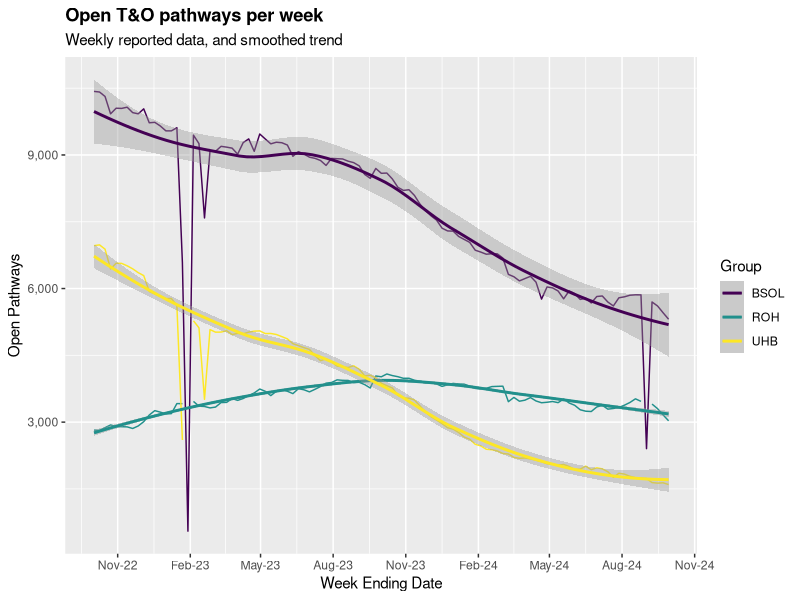
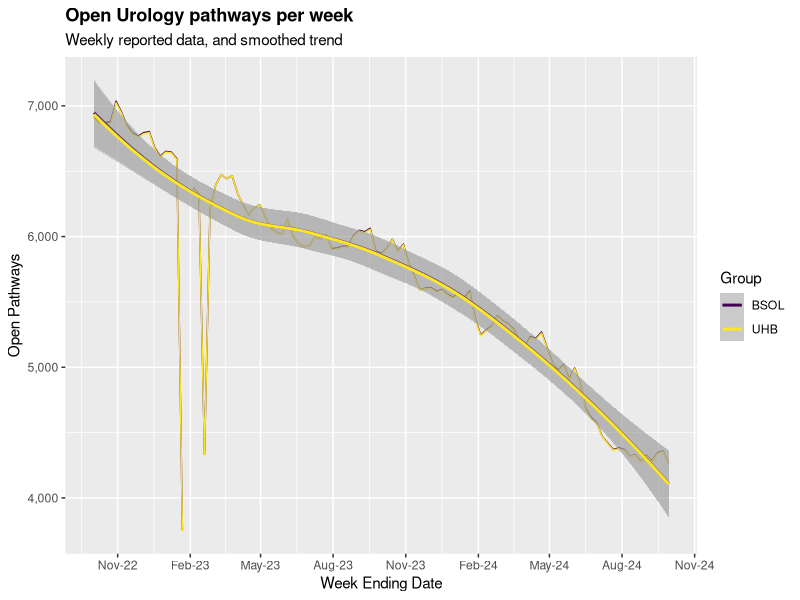
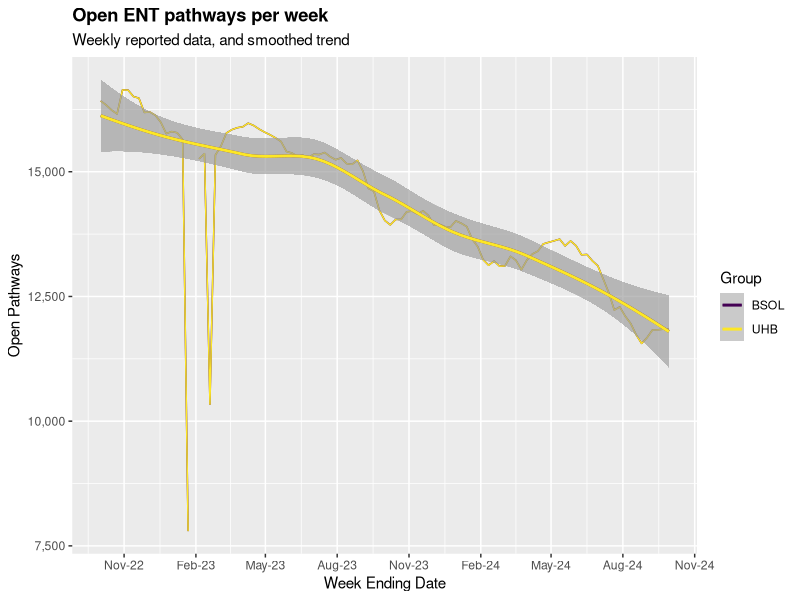
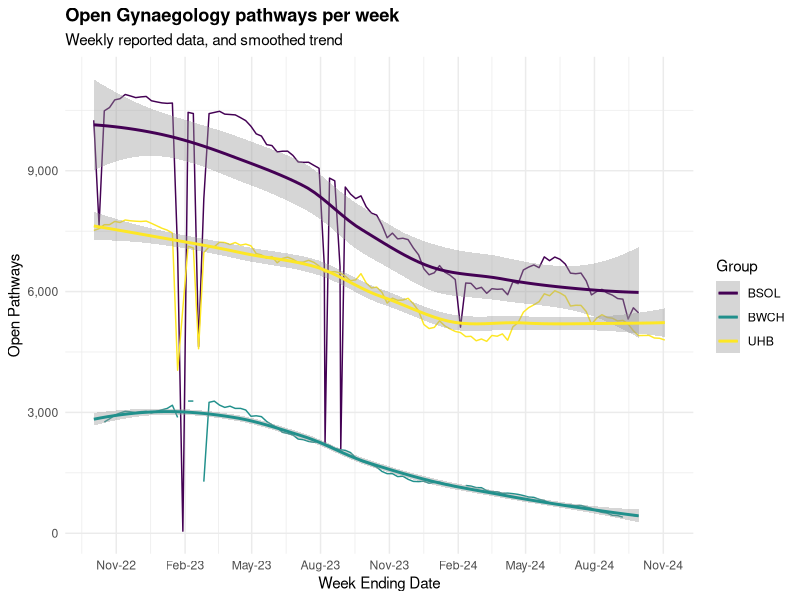

R code for these plots, in order:
library(tidyverse)
library(scales)
#WL plot
#Tno
current_WL <-
  tibble::tribble(
    ~Week_Ending_Date,  ~BSOL,  ~UHB,  ~ROH,
         "02/10/2022", 10428L, 6963L, 2820L,
         "09/10/2022", 10414L, 6981L, 2813L,
         "16/10/2022", 10314L, 6884L, 2875L,
         "23/10/2022",  9924L, 6440L, 2936L,
         "30/10/2022", 10050L, 6568L, 2902L,
         "06/11/2022", 10046L, 6565L, 2897L,
         "13/11/2022", 10073L, 6511L, 2893L,
         "20/11/2022",  9951L, 6443L, 2857L,
         "27/11/2022",  9924L, 6357L, 2913L,
         "04/12/2022", 10036L, 6291L, 3010L,
         "11/12/2022",  9723L, 5935L, 3159L,
         "18/12/2022",  9733L, 5878L, 3258L,
         "25/12/2022",  9651L, 5828L, 3224L,
         "01/01/2023",  9542L, 5774L, 3185L,
         "08/01/2023",  9541L, 5776L, 3190L,
         "15/01/2023",  9612L, 5619L, 3416L,
         "22/01/2023",  6583L, 2598L, 3414L,
         "29/01/2023",   551L,    NA,    NA,
         "05/02/2023",  9445L, 5276L, 3465L,
         "12/02/2023",  9255L, 5117L, 3358L,
         "19/02/2023",  7586L, 3512L, 3351L,
         "26/02/2023",  9099L, 5078L, 3319L,
         "05/03/2023",  9082L, 5020L, 3338L,
         "12/03/2023",  9194L, 5022L, 3439L,
         "19/03/2023",  9176L, 5052L, 3443L,
         "26/03/2023",  9153L, 4967L, 3529L,
         "02/04/2023",  9018L, 4993L, 3488L,
         "09/04/2023",  9277L, 4983L, 3530L,
         "16/04/2023",  9361L, 5021L, 3595L,
         "23/04/2023",  9082L, 5043L, 3655L,
         "30/04/2023",  9471L, 5049L, 3743L,
         "07/05/2023",  9359L, 4989L, 3692L,
         "14/05/2023",  9250L, 4991L, 3595L,
         "21/05/2023",  9286L, 4968L, 3692L,
         "28/05/2023",  9275L, 4920L, 3726L,
         "04/06/2023",  9223L, 4870L, 3693L,
         "11/06/2023",  8970L, 4761L, 3640L,
         "18/06/2023",  9075L, 4718L, 3751L,
         "25/06/2023",  9020L, 4672L, 3726L,
         "02/07/2023",  8950L, 4633L, 3679L,
         "09/07/2023",  8924L, 4492L, 3737L,
         "16/07/2023",  8876L, 4380L, 3799L,
         "23/07/2023",  8765L, 4421L, 3875L,
         "30/07/2023",  8923L, 4349L, 3890L,
         "06/08/2023",  8916L, 4259L, 3949L,
         "13/08/2023",  8910L, 4240L, 3938L,
         "20/08/2023",  8860L, 4227L, 3936L,
         "27/08/2023",  8828L, 4265L, 3889L,
         "03/09/2023",  8755L, 4189L, 3894L,
         "10/09/2023",  8562L, 4037L, 3842L,
         "17/09/2023",  8475L, 4052L, 3766L,
         "24/09/2023",  8697L, 3993L, 4036L,
         "01/10/2023",  8588L, 3874L, 4018L,
         "08/10/2023",  8594L, 3817L, 4081L,
         "15/10/2023",  8461L, 3767L, 4045L,
         "22/10/2023",  8274L, 3602L, 4020L,
         "29/10/2023",  8204L, 3543L, 3984L,
         "05/11/2023",  8219L, 3536L, 3985L,
         "12/11/2023",  8091L, 3497L, 3940L,
         "19/11/2023",  7896L, 3363L, 3920L,
         "26/11/2023",  7751L, 3227L, 3881L,
         "03/12/2023",  7633L, 3121L, 3887L,
         "10/12/2023",  7537L, 3046L, 3858L,
         "17/12/2023",  7355L, 2965L, 3802L,
         "24/12/2023",  7294L, 2874L, 3839L,
         "31/12/2023",  7289L, 2843L, 3869L,
         "07/01/2024",  7170L, 2766L, 3856L,
         "14/01/2024",  7103L, 2664L, 3852L,
         "21/01/2024",  7037L, 2616L, 3807L,
         "28/01/2024",  6861L, 2502L, 3757L,
         "04/02/2024",  6819L, 2466L, 3748L,
         "11/02/2024",  6771L, 2390L, 3759L,
         "18/02/2024",  6782L, 2380L, 3798L,
         "25/02/2024",  6779L, 2352L, 3803L,
         "03/03/2024",  6684L, 2295L, 3807L,
         "10/03/2024",  6318L, 2284L, 3459L,
         "17/03/2024",  6265L, 2208L, 3555L,
         "24/03/2024",  6172L, 2187L, 3469L,
         "31/03/2024",  6224L, 2195L, 3493L,
         "07/04/2024",  6275L, 2174L, 3551L,
         "14/04/2024",  6144L, 2145L, 3475L,
         "21/04/2024",  5763L, 2110L, 3435L,
         "28/04/2024",  6036L, 2065L, 3446L,
         "05/05/2024",  6014L, 2058L, 3463L,
         "12/05/2024",  5945L, 2031L, 3437L,
         "19/05/2024",  5769L, 2049L, 3519L,
         "26/05/2024",  5947L, 2003L, 3429L,
         "02/06/2024",  5886L, 1933L, 3378L,
         "09/06/2024",  5755L, 1943L, 3277L,
         "16/06/2024",  5784L, 2011L, 3245L,
         "23/06/2024",  5676L, 1930L, 3238L,
         "30/06/2024",  5821L, 1974L, 3340L,
         "07/07/2024",  5833L, 1950L, 3378L,
         "14/07/2024",  5697L, 1885L, 3291L,
         "21/07/2024",  5609L, 1760L, 3306L,
         "28/07/2024",  5792L, 1851L, 3328L,
         "04/08/2024",  5814L, 1832L, 3380L,
         "11/08/2024",  5850L, 1783L, 3441L,
         "18/08/2024",  5859L, 1750L, 3523L,
         "25/08/2024",  5858L, 1743L, 3466L,
         "01/09/2024",  2404L, 1733L,    NA,
         "08/09/2024",  5698L, 1642L, 3405L,
         "15/09/2024",  5608L, 1629L, 3302L,
         "22/09/2024",  5456L, 1637L, 3162L,
         "29/09/2024",  5310L, 1597L, 3029L
    )

current_WL$Week_Ending_Date = as.Date(current_WL$Week_Ending_Date, "%d/%m/%Y")

current_WL %>% 
  pivot_longer(cols = -Week_Ending_Date) %>% 
  ggplot(aes(x=Week_Ending_Date, y = value, col = name, group = name)) +
  geom_line()+
  geom_smooth()+
  scale_colour_viridis_d("Group")+
  scale_y_continuous("Open Pathways",labels = comma)+
  scale_x_date("Week Ending Date", date_labels = "%b-%y", date_breaks = "3 month")+
  labs(title = "Open T&O pathways per week",
       subtitle = "Weekly reported data, and smoothed trend") +
  theme(plot.title = element_text(face="bold"))



#WL plot
#Urology
current_WL_urology <-
  tibble::tribble(
     ~Week_Ending_Date, ~Pathways_Quantity,   ~Org,
          "02/10/2022",              6919L, "BSOL",
          "09/10/2022",              6879L, "BSOL",
          "16/10/2022",              6870L, "BSOL",
          "23/10/2022",              6881L, "BSOL",
          "30/10/2022",              7036L, "BSOL",
          "06/11/2022",              6949L, "BSOL",
          "13/11/2022",              6847L, "BSOL",
          "20/11/2022",              6793L, "BSOL",
          "27/11/2022",              6769L, "BSOL",
          "04/12/2022",              6795L, "BSOL",
          "11/12/2022",              6803L, "BSOL",
          "18/12/2022",              6679L, "BSOL",
          "25/12/2022",              6615L, "BSOL",
          "01/01/2023",              6652L, "BSOL",
          "08/01/2023",              6646L, "BSOL",
          "15/01/2023",              6595L, "BSOL",
          "22/01/2023",              3752L, "BSOL",
          "29/01/2023",                 NA, "BSOL", # censored for <10
          "05/02/2023",              6372L, "BSOL",
          "12/02/2023",              6320L, "BSOL",
          "19/02/2023",              4333L, "BSOL",
          "26/02/2023",              6210L, "BSOL",
          "05/03/2023",              6391L, "BSOL",
          "12/03/2023",              6474L, "BSOL",
          "19/03/2023",              6443L, "BSOL",
          "26/03/2023",              6464L, "BSOL",
          "02/04/2023",              6329L, "BSOL",
          "09/04/2023",              6241L, "BSOL",
          "16/04/2023",              6166L, "BSOL",
          "23/04/2023",              6220L, "BSOL",
          "30/04/2023",              6243L, "BSOL",
          "07/05/2023",              6148L, "BSOL",
          "14/05/2023",              6068L, "BSOL",
          "21/05/2023",              6033L, "BSOL",
          "28/05/2023",              6018L, "BSOL",
          "04/06/2023",              6133L, "BSOL",
          "11/06/2023",              6006L, "BSOL",
          "18/06/2023",              5948L, "BSOL",
          "25/06/2023",              5921L, "BSOL",
          "02/07/2023",              5932L, "BSOL",
          "09/07/2023",              5999L, "BSOL",
          "16/07/2023",              5982L, "BSOL",
          "23/07/2023",              6017L, "BSOL",
          "30/07/2023",              5908L, "BSOL",
          "06/08/2023",              5912L, "BSOL",
          "13/08/2023",              5926L, "BSOL",
          "20/08/2023",              5927L, "BSOL",
          "27/08/2023",              6009L, "BSOL",
          "03/09/2023",              6048L, "BSOL",
          "10/09/2023",              6037L, "BSOL",
          "17/09/2023",              6063L, "BSOL",
          "24/09/2023",              5891L, "BSOL",
          "01/10/2023",              5870L, "BSOL",
          "08/10/2023",              5910L, "BSOL",
          "15/10/2023",              5979L, "BSOL",
          "22/10/2023",              5888L, "BSOL",
          "29/10/2023",              5943L, "BSOL",
          "05/11/2023",              5791L, "BSOL",
          "12/11/2023",              5695L, "BSOL",
          "19/11/2023",              5591L, "BSOL",
          "26/11/2023",              5607L, "BSOL",
          "03/12/2023",              5610L, "BSOL",
          "10/12/2023",              5581L, "BSOL",
          "17/12/2023",              5596L, "BSOL",
          "24/12/2023",              5557L, "BSOL",
          "31/12/2023",              5537L, "BSOL",
          "07/01/2024",              5568L, "BSOL",
          "14/01/2024",              5531L, "BSOL",
          "21/01/2024",              5583L, "BSOL",
          "28/01/2024",              5375L, "BSOL",
          "04/02/2024",              5245L, "BSOL",
          "11/02/2024",              5286L, "BSOL",
          "18/02/2024",              5316L, "BSOL",
          "25/02/2024",              5395L, "BSOL",
          "03/03/2024",              5355L, "BSOL",
          "10/03/2024",              5332L, "BSOL",
          "17/03/2024",              5290L, "BSOL",
          "24/03/2024",              5202L, "BSOL",
          "31/03/2024",              5165L, "BSOL",
          "07/04/2024",              5234L, "BSOL",
          "14/04/2024",              5222L, "BSOL",
          "21/04/2024",              5270L, "BSOL",
          "28/04/2024",              5152L, "BSOL",
          "05/05/2024",              5032L, "BSOL",
          "12/05/2024",              4976L, "BSOL",
          "19/05/2024",              5022L, "BSOL",
          "26/05/2024",              4910L, "BSOL",
          "02/06/2024",              4994L, "BSOL",
          "09/06/2024",              4875L, "BSOL",
          "16/06/2024",              4684L, "BSOL",
          "23/06/2024",              4615L, "BSOL",
          "30/06/2024",              4575L, "BSOL",
          "07/07/2024",              4470L, "BSOL",
          "14/07/2024",              4419L, "BSOL",
          "21/07/2024",              4370L, "BSOL",
          "28/07/2024",              4384L, "BSOL",
          "04/08/2024",              4370L, "BSOL",
          "11/08/2024",              4322L, "BSOL",
          "18/08/2024",              4330L, "BSOL",
          "25/08/2024",              4278L, "BSOL",
          "01/09/2024",              4326L, "BSOL",
          "08/09/2024",              4282L, "BSOL",
          "15/09/2024",              4347L, "BSOL",
          "22/09/2024",              4360L, "BSOL",
          "29/09/2024",              4265L, "BSOL",
          "02/10/2022",              6903L,  "UHB",
          "09/10/2022",              6861L,  "UHB",
          "16/10/2022",              6854L,  "UHB",
          "23/10/2022",              6864L,  "UHB",
          "30/10/2022",              7024L,  "UHB",
          "06/11/2022",              6941L,  "UHB",
          "13/11/2022",              6838L,  "UHB",
          "20/11/2022",              6785L,  "UHB",
          "27/11/2022",              6761L,  "UHB",
          "04/12/2022",              6787L,  "UHB",
          "11/12/2022",              6795L,  "UHB",
          "18/12/2022",              6672L,  "UHB",
          "25/12/2022",              6608L,  "UHB",
          "01/01/2023",              6646L,  "UHB",
          "08/01/2023",              6640L,  "UHB",
          "15/01/2023",              6589L,  "UHB",
          "22/01/2023",              3746L,  "UHB",
          "29/01/2023",                 NA,  "UHB",
          "05/02/2023",              6367L,  "UHB",
          "12/02/2023",              6316L,  "UHB",
          "19/02/2023",              4332L,  "UHB",
          "26/02/2023",              6209L,  "UHB",
          "05/03/2023",              6390L,  "UHB",
          "12/03/2023",              6474L,  "UHB",
          "19/03/2023",              6443L,  "UHB",
          "26/03/2023",              6464L,  "UHB",
          "02/04/2023",              6329L,  "UHB",
          "09/04/2023",              6241L,  "UHB",
          "16/04/2023",              6166L,  "UHB",
          "23/04/2023",              6220L,  "UHB",
          "30/04/2023",              6242L,  "UHB",
          "07/05/2023",              6147L,  "UHB",
          "14/05/2023",              6068L,  "UHB",
          "21/05/2023",              6032L,  "UHB",
          "28/05/2023",              6018L,  "UHB",
          "04/06/2023",              6132L,  "UHB",
          "11/06/2023",              6006L,  "UHB",
          "18/06/2023",              5948L,  "UHB",
          "25/06/2023",              5921L,  "UHB",
          "02/07/2023",              5932L,  "UHB",
          "09/07/2023",              5999L,  "UHB",
          "16/07/2023",              5982L,  "UHB",
          "23/07/2023",              6017L,  "UHB",
          "30/07/2023",              5901L,  "UHB",
          "06/08/2023",              5905L,  "UHB",
          "13/08/2023",              5919L,  "UHB",
          "20/08/2023",              5920L,  "UHB",
          "27/08/2023",              6002L,  "UHB",
          "03/09/2023",              6041L,  "UHB",
          "10/09/2023",              6029L,  "UHB",
          "17/09/2023",              6055L,  "UHB",
          "24/09/2023",              5883L,  "UHB",
          "01/10/2023",              5863L,  "UHB",
          "08/10/2023",              5907L,  "UHB",
          "15/10/2023",              5976L,  "UHB",
          "22/10/2023",              5883L,  "UHB",
          "29/10/2023",              5938L,  "UHB",
          "05/11/2023",              5785L,  "UHB",
          "12/11/2023",              5689L,  "UHB",
          "19/11/2023",              5589L,  "UHB",
          "26/11/2023",              5602L,  "UHB",
          "03/12/2023",              5604L,  "UHB",
          "10/12/2023",              5574L,  "UHB",
          "17/12/2023",              5591L,  "UHB",
          "24/12/2023",              5551L,  "UHB",
          "31/12/2023",              5531L,  "UHB",
          "07/01/2024",              5559L,  "UHB",
          "14/01/2024",              5521L,  "UHB",
          "21/01/2024",              5575L,  "UHB",
          "28/01/2024",              5366L,  "UHB",
          "04/02/2024",              5239L,  "UHB",
          "11/02/2024",              5280L,  "UHB",
          "18/02/2024",              5311L,  "UHB",
          "25/02/2024",              5390L,  "UHB",
          "03/03/2024",              5351L,  "UHB",
          "10/03/2024",              5328L,  "UHB",
          "17/03/2024",              5284L,  "UHB",
          "24/03/2024",              5195L,  "UHB",
          "31/03/2024",              5158L,  "UHB",
          "07/04/2024",              5227L,  "UHB",
          "14/04/2024",              5214L,  "UHB",
          "21/04/2024",              5261L,  "UHB",
          "28/04/2024",              5146L,  "UHB",
          "05/05/2024",              5028L,  "UHB",
          "12/05/2024",              4970L,  "UHB",
          "19/05/2024",              5016L,  "UHB",
          "26/05/2024",              4906L,  "UHB",
          "02/06/2024",              4989L,  "UHB",
          "09/06/2024",              4870L,  "UHB",
          "16/06/2024",              4676L,  "UHB",
          "23/06/2024",              4607L,  "UHB",
          "30/06/2024",              4570L,  "UHB",
          "07/07/2024",              4468L,  "UHB",
          "14/07/2024",              4415L,  "UHB",
          "21/07/2024",              4365L,  "UHB",
          "28/07/2024",              4377L,  "UHB",
          "04/08/2024",              4365L,  "UHB",
          "11/08/2024",              4320L,  "UHB",
          "18/08/2024",              4327L,  "UHB",
          "25/08/2024",              4275L,  "UHB",
          "01/09/2024",              4322L,  "UHB",
          "08/09/2024",              4276L,  "UHB",
          "15/09/2024",              4342L,  "UHB",
          "22/09/2024",              4356L,  "UHB",
          "29/09/2024",              4263L,  "UHB"
     )



current_WL_urology$Week_Ending_Date = as.Date(current_WL_urology$Week_Ending_Date, "%d/%m/%Y")

current_WL_urology %>% 
  #pivot_longer(cols = -Week_Ending_Date) %>% 
  ggplot(aes(x=Week_Ending_Date, y = Pathways_Quantity, col = Org, group = Org)) +
  geom_line()+
  geom_smooth()+
  scale_colour_viridis_d("Group")+
  scale_y_continuous("Open Pathways",labels = comma)+
  scale_x_date("Week Ending Date", date_labels = "%b-%y", date_breaks = "3 month")+
  labs(title = "Open Urology pathways per week",
       subtitle = "Weekly reported data, and smoothed trend") +
  theme(plot.title = element_text(face="bold"))




#WL plot
#ENT
current_WL_ENT <-
  tibble::tribble(
    ~Week_Ending_Date, ~Pathways_Quantity,   ~Org,
         "02/10/2022",             16420L, "BSOL",
         "09/10/2022",             16338L, "BSOL",
         "16/10/2022",             16236L, "BSOL",
         "23/10/2022",             16159L, "BSOL",
         "30/10/2022",             16643L, "BSOL",
         "06/11/2022",             16639L, "BSOL",
         "13/11/2022",             16508L, "BSOL",
         "20/11/2022",             16476L, "BSOL",
         "27/11/2022",             16189L, "BSOL",
         "04/12/2022",             16198L, "BSOL",
         "11/12/2022",             16133L, "BSOL",
         "18/12/2022",             15992L, "BSOL",
         "25/12/2022",             15766L, "BSOL",
         "01/01/2023",             15806L, "BSOL",
         "08/01/2023",             15782L, "BSOL",
         "15/01/2023",             15644L, "BSOL",
         "22/01/2023",              7795L, "BSOL",
         "29/01/2023",                 NA, "BSOL",
         "05/02/2023",             15259L, "BSOL",
         "12/02/2023",             15363L, "BSOL",
         "19/02/2023",             10340L, "BSOL",
         "26/02/2023",             15337L, "BSOL",
         "05/03/2023",             15511L, "BSOL",
         "12/03/2023",             15775L, "BSOL",
         "19/03/2023",             15843L, "BSOL",
         "26/03/2023",             15883L, "BSOL",
         "02/04/2023",             15901L, "BSOL",
         "09/04/2023",             15974L, "BSOL",
         "16/04/2023",             15927L, "BSOL",
         "23/04/2023",             15855L, "BSOL",
         "30/04/2023",             15794L, "BSOL",
         "07/05/2023",             15741L, "BSOL",
         "14/05/2023",             15678L, "BSOL",
         "21/05/2023",             15607L, "BSOL",
         "28/05/2023",             15407L, "BSOL",
         "04/06/2023",             15375L, "BSOL",
         "11/06/2023",             15310L, "BSOL",
         "18/06/2023",             15333L, "BSOL",
         "25/06/2023",             15283L, "BSOL",
         "02/07/2023",             15352L, "BSOL",
         "09/07/2023",             15345L, "BSOL",
         "16/07/2023",             15386L, "BSOL",
         "23/07/2023",             15302L, "BSOL",
         "30/07/2023",             15241L, "BSOL",
         "06/08/2023",             15278L, "BSOL",
         "13/08/2023",             15163L, "BSOL",
         "20/08/2023",             15149L, "BSOL",
         "27/08/2023",             15228L, "BSOL",
         "03/09/2023",             15014L, "BSOL",
         "10/09/2023",             14666L, "BSOL",
         "17/09/2023",             14610L, "BSOL",
         "24/09/2023",             14229L, "BSOL",
         "01/10/2023",             14023L, "BSOL",
         "08/10/2023",             13935L, "BSOL",
         "15/10/2023",             14044L, "BSOL",
         "22/10/2023",             14046L, "BSOL",
         "29/10/2023",             14198L, "BSOL",
         "05/11/2023",             14211L, "BSOL",
         "12/11/2023",             14152L, "BSOL",
         "19/11/2023",             14217L, "BSOL",
         "26/11/2023",             14120L, "BSOL",
         "03/12/2023",             13930L, "BSOL",
         "10/12/2023",             13947L, "BSOL",
         "17/12/2023",             13900L, "BSOL",
         "24/12/2023",             13889L, "BSOL",
         "31/12/2023",             14015L, "BSOL",
         "07/01/2024",             13967L, "BSOL",
         "14/01/2024",             13900L, "BSOL",
         "21/01/2024",             13649L, "BSOL",
         "28/01/2024",             13500L, "BSOL",
         "04/02/2024",             13238L, "BSOL",
         "11/02/2024",             13126L, "BSOL",
         "18/02/2024",             13210L, "BSOL",
         "25/02/2024",             13108L, "BSOL",
         "03/03/2024",             13112L, "BSOL",
         "10/03/2024",             13304L, "BSOL",
         "17/03/2024",             13225L, "BSOL",
         "24/03/2024",             13037L, "BSOL",
         "31/03/2024",             13228L, "BSOL",
         "07/04/2024",             13350L, "BSOL",
         "14/04/2024",             13408L, "BSOL",
         "21/04/2024",             13553L, "BSOL",
         "28/04/2024",             13586L, "BSOL",
         "05/05/2024",             13616L, "BSOL",
         "12/05/2024",             13649L, "BSOL",
         "19/05/2024",             13513L, "BSOL",
         "26/05/2024",             13613L, "BSOL",
         "02/06/2024",             13518L, "BSOL",
         "09/06/2024",             13335L, "BSOL",
         "16/06/2024",             13343L, "BSOL",
         "23/06/2024",             13213L, "BSOL",
         "30/06/2024",             13113L, "BSOL",
         "07/07/2024",             12844L, "BSOL",
         "14/07/2024",             12573L, "BSOL",
         "21/07/2024",             12229L, "BSOL",
         "28/07/2024",             12291L, "BSOL",
         "04/08/2024",             12105L, "BSOL",
         "11/08/2024",             11958L, "BSOL",
         "18/08/2024",             11734L, "BSOL",
         "25/08/2024",             11559L, "BSOL",
         "01/09/2024",             11675L, "BSOL",
         "08/09/2024",             11831L, "BSOL",
         "15/09/2024",             11833L, "BSOL",
         "22/09/2024",             11845L, "BSOL",
         "29/09/2024",             11846L, "BSOL",
         "02/10/2022",             16419L,  "UHB",
         "09/10/2022",             16337L,  "UHB",
         "16/10/2022",             16236L,  "UHB",
         "23/10/2022",             16159L,  "UHB",
         "30/10/2022",             16641L,  "UHB",
         "06/11/2022",             16637L,  "UHB",
         "13/11/2022",             16506L,  "UHB",
         "20/11/2022",             16475L,  "UHB",
         "27/11/2022",             16189L,  "UHB",
         "04/12/2022",             16198L,  "UHB",
         "11/12/2022",             16133L,  "UHB",
         "18/12/2022",             15992L,  "UHB",
         "25/12/2022",             15766L,  "UHB",
         "01/01/2023",             15806L,  "UHB",
         "08/01/2023",             15782L,  "UHB",
         "15/01/2023",             15643L,  "UHB",
         "22/01/2023",              7795L,  "UHB",
         "29/01/2023",                 NA,  "UHB",
         "05/02/2023",             15259L,  "UHB",
         "12/02/2023",             15363L,  "UHB",
         "19/02/2023",             10340L,  "UHB",
         "26/02/2023",             15337L,  "UHB",
         "05/03/2023",             15511L,  "UHB",
         "12/03/2023",             15775L,  "UHB",
         "19/03/2023",             15843L,  "UHB",
         "26/03/2023",             15883L,  "UHB",
         "02/04/2023",             15901L,  "UHB",
         "09/04/2023",             15974L,  "UHB",
         "16/04/2023",             15927L,  "UHB",
         "23/04/2023",             15855L,  "UHB",
         "30/04/2023",             15794L,  "UHB",
         "07/05/2023",             15741L,  "UHB",
         "14/05/2023",             15678L,  "UHB",
         "21/05/2023",             15607L,  "UHB",
         "28/05/2023",             15405L,  "UHB",
         "04/06/2023",             15375L,  "UHB",
         "11/06/2023",             15309L,  "UHB",
         "18/06/2023",             15332L,  "UHB",
         "25/06/2023",             15282L,  "UHB",
         "02/07/2023",             15351L,  "UHB",
         "09/07/2023",             15344L,  "UHB",
         "16/07/2023",             15385L,  "UHB",
         "23/07/2023",             15301L,  "UHB",
         "30/07/2023",             15240L,  "UHB",
         "06/08/2023",             15277L,  "UHB",
         "13/08/2023",             15162L,  "UHB",
         "20/08/2023",             15148L,  "UHB",
         "27/08/2023",             15227L,  "UHB",
         "03/09/2023",             15013L,  "UHB",
         "10/09/2023",             14665L,  "UHB",
         "17/09/2023",             14608L,  "UHB",
         "24/09/2023",             14228L,  "UHB",
         "01/10/2023",             14022L,  "UHB",
         "08/10/2023",             13934L,  "UHB",
         "15/10/2023",             14043L,  "UHB",
         "22/10/2023",             14045L,  "UHB",
         "29/10/2023",             14196L,  "UHB",
         "05/11/2023",             14210L,  "UHB",
         "12/11/2023",             14151L,  "UHB",
         "19/11/2023",             14216L,  "UHB",
         "26/11/2023",             14118L,  "UHB",
         "03/12/2023",             13928L,  "UHB",
         "10/12/2023",             13946L,  "UHB",
         "17/12/2023",             13899L,  "UHB",
         "24/12/2023",             13888L,  "UHB",
         "31/12/2023",             14014L,  "UHB",
         "07/01/2024",             13966L,  "UHB",
         "14/01/2024",             13899L,  "UHB",
         "21/01/2024",             13648L,  "UHB",
         "28/01/2024",             13498L,  "UHB",
         "04/02/2024",             13235L,  "UHB",
         "11/02/2024",             13123L,  "UHB",
         "18/02/2024",             13208L,  "UHB",
         "25/02/2024",             13106L,  "UHB",
         "03/03/2024",             13112L,  "UHB",
         "10/03/2024",             13304L,  "UHB",
         "17/03/2024",             13222L,  "UHB",
         "24/03/2024",             13035L,  "UHB",
         "31/03/2024",             13228L,  "UHB",
         "07/04/2024",             13350L,  "UHB",
         "14/04/2024",             13408L,  "UHB",
         "21/04/2024",             13553L,  "UHB",
         "28/04/2024",             13586L,  "UHB",
         "05/05/2024",             13616L,  "UHB",
         "12/05/2024",             13649L,  "UHB",
         "19/05/2024",             13513L,  "UHB",
         "26/05/2024",             13613L,  "UHB",
         "02/06/2024",             13518L,  "UHB",
         "09/06/2024",             13334L,  "UHB",
         "16/06/2024",             13341L,  "UHB",
         "23/06/2024",             13211L,  "UHB",
         "30/06/2024",             13111L,  "UHB",
         "07/07/2024",             12842L,  "UHB",
         "14/07/2024",             12569L,  "UHB",
         "21/07/2024",             12226L,  "UHB",
         "28/07/2024",             12288L,  "UHB",
         "04/08/2024",             12102L,  "UHB",
         "11/08/2024",             11956L,  "UHB",
         "18/08/2024",             11732L,  "UHB",
         "25/08/2024",             11557L,  "UHB",
         "01/09/2024",             11673L,  "UHB",
         "08/09/2024",             11828L,  "UHB",
         "15/09/2024",             11830L,  "UHB",
         "22/09/2024",             11843L,  "UHB",
         "29/09/2024",             11843L,  "UHB"
    )




current_WL_ENT$Week_Ending_Date = as.Date(current_WL_ENT$Week_Ending_Date, "%d/%m/%Y")

current_WL_ENT %>% 
  #pivot_longer(cols = -Week_Ending_Date) %>% 
  ggplot(aes(x=Week_Ending_Date, y = Pathways_Quantity, col = Org, group = Org)) +
  geom_line()+
  geom_smooth()+
  scale_colour_viridis_d("Group")+
  scale_y_continuous("Open Pathways",labels = comma)+
  scale_x_date("Week Ending Date", date_labels = "%b-%y", date_breaks = "3 month")+
  labs(title = "Open ENT pathways per week",
       subtitle = "Weekly reported data, and smoothed trend") +
  theme(plot.title = element_text(face="bold"))





#WL plot
#Gynae
current_WL_gynae <-
  tibble::tribble(
    ~Week_Ending_Date, ~Pathways_Quantity,   ~Org,
         "02/10/2022",             10253L, "BSOL",
         "09/10/2022",              7638L, "BSOL",
         "16/10/2022",             10487L, "BSOL",
         "23/10/2022",             10569L, "BSOL",
         "30/10/2022",             10759L, "BSOL",
         "06/11/2022",             10788L, "BSOL",
         "13/11/2022",             10893L, "BSOL",
         "20/11/2022",             10856L, "BSOL",
         "27/11/2022",             10815L, "BSOL",
         "04/12/2022",             10833L, "BSOL",
         "11/12/2022",             10844L, "BSOL",
         "18/12/2022",             10737L, "BSOL",
         "25/12/2022",             10709L, "BSOL",
         "01/01/2023",             10684L, "BSOL",
         "08/01/2023",             10673L, "BSOL",
         "15/01/2023",             10680L, "BSOL",
         "22/01/2023",              6970L, "BSOL",
         "29/01/2023",                52L, "BSOL",
         "05/02/2023",             10449L, "BSOL",
         "12/02/2023",             10420L, "BSOL",
         "19/02/2023",              4634L, "BSOL",
         "26/02/2023",              8304L, "BSOL",
         "05/03/2023",             10418L, "BSOL",
         "12/03/2023",             10447L, "BSOL",
         "19/03/2023",             10476L, "BSOL",
         "26/03/2023",             10405L, "BSOL",
         "02/04/2023",             10396L, "BSOL",
         "09/04/2023",             10386L, "BSOL",
         "16/04/2023",             10318L, "BSOL",
         "23/04/2023",             10243L, "BSOL",
         "30/04/2023",             10103L, "BSOL",
         "07/05/2023",              9916L, "BSOL",
         "14/05/2023",              9861L, "BSOL",
         "21/05/2023",              9648L, "BSOL",
         "28/05/2023",              9625L, "BSOL",
         "04/06/2023",              9466L, "BSOL",
         "11/06/2023",              9484L, "BSOL",
         "18/06/2023",              9486L, "BSOL",
         "25/06/2023",              9381L, "BSOL",
         "02/07/2023",              9218L, "BSOL",
         "09/07/2023",              9208L, "BSOL",
         "16/07/2023",              9210L, "BSOL",
         "23/07/2023",              9134L, "BSOL",
         "30/07/2023",              9061L, "BSOL",
         "06/08/2023",              6643L, "BSOL",
         "07/08/2023",              2214L, "BSOL",
         "13/08/2023",              8817L, "BSOL",
         "20/08/2023",              8749L, "BSOL",
         "27/08/2023",              6614L, "BSOL",
         "28/08/2023",              2070L, "BSOL",
         "03/09/2023",              8595L, "BSOL",
         "10/09/2023",              8421L, "BSOL",
         "17/09/2023",              8308L, "BSOL",
         "24/09/2023",              8376L, "BSOL",
         "01/10/2023",              8104L, "BSOL",
         "08/10/2023",              7948L, "BSOL",
         "15/10/2023",              7898L, "BSOL",
         "22/10/2023",              7652L, "BSOL",
         "29/10/2023",              7336L, "BSOL",
         "05/11/2023",              7451L, "BSOL",
         "12/11/2023",              7308L, "BSOL",
         "19/11/2023",              7324L, "BSOL",
         "26/11/2023",              7289L, "BSOL",
         "03/12/2023",              7083L, "BSOL",
         "10/12/2023",              6912L, "BSOL",
         "17/12/2023",              6565L, "BSOL",
         "24/12/2023",              6417L, "BSOL",
         "31/12/2023",              6467L, "BSOL",
         "07/01/2024",              6645L, "BSOL",
         "14/01/2024",              6483L, "BSOL",
         "21/01/2024",              6406L, "BSOL",
         "28/01/2024",              6298L, "BSOL",
         "04/02/2024",              5116L, "BSOL",
         "11/02/2024",              6212L, "BSOL",
         "18/02/2024",              6204L, "BSOL",
         "25/02/2024",              6065L, "BSOL",
         "03/03/2024",              6105L, "BSOL",
         "10/03/2024",              5957L, "BSOL",
         "17/03/2024",              6072L, "BSOL",
         "24/03/2024",              6056L, "BSOL",
         "31/03/2024",              6064L, "BSOL",
         "07/04/2024",              5922L, "BSOL",
         "14/04/2024",              6243L, "BSOL",
         "21/04/2024",              6196L, "BSOL",
         "28/04/2024",              6536L, "BSOL",
         "05/05/2024",              6607L, "BSOL",
         "12/05/2024",              6661L, "BSOL",
         "19/05/2024",              6593L, "BSOL",
         "26/05/2024",              6861L, "BSOL",
         "02/06/2024",              6767L, "BSOL",
         "09/06/2024",              6857L, "BSOL",
         "16/06/2024",              6801L, "BSOL",
         "23/06/2024",              6683L, "BSOL",
         "30/06/2024",              6457L, "BSOL",
         "07/07/2024",              6443L, "BSOL",
         "14/07/2024",              6459L, "BSOL",
         "21/07/2024",              6264L, "BSOL",
         "28/07/2024",              5917L, "BSOL",
         "04/08/2024",              6001L, "BSOL",
         "11/08/2024",              6056L, "BSOL",
         "18/08/2024",              5964L, "BSOL",
         "25/08/2024",              5911L, "BSOL",
         "01/09/2024",              5827L, "BSOL",
         "08/09/2024",              5811L, "BSOL",
         "15/09/2024",              5317L, "BSOL",
         "22/09/2024",              5597L, "BSOL",
         "29/09/2024",              5470L, "BSOL",
         "02/10/2022",              7517L,  "UHB",
         "09/10/2022",              7562L,  "UHB",
         "16/10/2022",              7660L,  "UHB",
         "23/10/2022",              7660L,  "UHB",
         "30/10/2022",              7741L,  "UHB",
         "06/11/2022",              7715L,  "UHB",
         "13/11/2022",              7777L,  "UHB",
         "20/11/2022",              7757L,  "UHB",
         "27/11/2022",              7747L,  "UHB",
         "04/12/2022",              7740L,  "UHB",
         "11/12/2022",              7750L,  "UHB",
         "18/12/2022",              7694L,  "UHB",
         "25/12/2022",              7633L,  "UHB",
         "01/01/2023",              7572L,  "UHB",
         "08/01/2023",              7526L,  "UHB",
         "15/01/2023",              7451L,  "UHB",
         "22/01/2023",              4048L,  "UHB",
         "05/02/2023",              7125L,  "UHB",
         "12/02/2023",              7084L,  "UHB",
         "19/02/2023",              4581L,  "UHB",
         "26/02/2023",              6969L,  "UHB",
         "05/03/2023",              7109L,  "UHB",
         "12/03/2023",              7110L,  "UHB",
         "19/03/2023",              7226L,  "UHB",
         "26/03/2023",              7217L,  "UHB",
         "02/04/2023",              7168L,  "UHB",
         "09/04/2023",              7218L,  "UHB",
         "16/04/2023",              7151L,  "UHB",
         "23/04/2023",              7179L,  "UHB",
         "30/04/2023",              7135L,  "UHB",
         "07/05/2023",              6943L,  "UHB",
         "14/05/2023",              6910L,  "UHB",
         "21/05/2023",              6827L,  "UHB",
         "28/05/2023",              6870L,  "UHB",
         "04/06/2023",              6715L,  "UHB",
         "11/06/2023",              6822L,  "UHB",
         "18/06/2023",              6854L,  "UHB",
         "25/06/2023",              6803L,  "UHB",
         "02/07/2023",              6725L,  "UHB",
         "09/07/2023",              6732L,  "UHB",
         "16/07/2023",              6776L,  "UHB",
         "23/07/2023",              6726L,  "UHB",
         "30/07/2023",              6633L,  "UHB",
         "06/08/2023",              6488L,  "UHB",
         "13/08/2023",              6487L,  "UHB",
         "20/08/2023",              6496L,  "UHB",
         "27/08/2023",              6463L,  "UHB",
         "03/09/2023",              6383L,  "UHB",
         "10/09/2023",              6270L,  "UHB",
         "17/09/2023",              6290L,  "UHB",
         "24/09/2023",              6444L,  "UHB",
         "01/10/2023",              6213L,  "UHB",
         "08/10/2023",              6090L,  "UHB",
         "15/10/2023",              6111L,  "UHB",
         "22/10/2023",              5983L,  "UHB",
         "29/10/2023",              5715L,  "UHB",
         "05/11/2023",              5838L,  "UHB",
         "12/11/2023",              5783L,  "UHB",
         "19/11/2023",              5790L,  "UHB",
         "26/11/2023",              5832L,  "UHB",
         "03/12/2023",              5696L,  "UHB",
         "10/12/2023",              5521L,  "UHB",
         "17/12/2023",              5183L,  "UHB",
         "24/12/2023",              5082L,  "UHB",
         "31/12/2023",              5110L,  "UHB",
         "07/01/2024",              5274L,  "UHB",
         "14/01/2024",              5148L,  "UHB",
         "21/01/2024",              5073L,  "UHB",
         "28/01/2024",              5010L,  "UHB",
         "04/02/2024",              4982L,  "UHB",
         "11/02/2024",              4882L,  "UHB",
         "18/02/2024",              4889L,  "UHB",
         "25/02/2024",              4778L,  "UHB",
         "03/03/2024",              4823L,  "UHB",
         "10/03/2024",              4764L,  "UHB",
         "17/03/2024",              4910L,  "UHB",
         "24/03/2024",              4891L,  "UHB",
         "31/03/2024",              4949L,  "UHB",
         "07/04/2024",              4792L,  "UHB",
         "14/04/2024",              5125L,  "UHB",
         "21/04/2024",              5229L,  "UHB",
         "28/04/2024",              5488L,  "UHB",
         "05/05/2024",              5600L,  "UHB",
         "12/05/2024",              5670L,  "UHB",
         "19/05/2024",              5749L,  "UHB",
         "26/05/2024",              5945L,  "UHB",
         "02/06/2024",              5896L,  "UHB",
         "09/06/2024",              6020L,  "UHB",
         "16/06/2024",              5966L,  "UHB",
         "23/06/2024",              5887L,  "UHB",
         "30/06/2024",              5641L,  "UHB",
         "07/07/2024",              5660L,  "UHB",
         "14/07/2024",              5657L,  "UHB",
         "21/07/2024",              5504L,  "UHB",
         "28/07/2024",              5190L,  "UHB",
         "04/08/2024",              5339L,  "UHB",
         "11/08/2024",              5425L,  "UHB",
         "18/08/2024",              5357L,  "UHB",
         "25/08/2024",              5339L,  "UHB",
         "01/09/2024",              5269L,  "UHB",
         "08/09/2024",              5286L,  "UHB",
         "15/09/2024",              5195L,  "UHB",
         "22/09/2024",              5028L,  "UHB",
         "29/09/2024",              4907L,  "UHB",
         "06/10/2024",              4910L,  "UHB",
         "13/10/2024",              4912L,  "UHB",
         "20/10/2024",              4848L,  "UHB",
         "27/10/2024",              4840L,  "UHB",
         "03/11/2024",              4797L,  "UHB",
         "02/10/2022",              2661L, "BWCH",
         "09/10/2022",                 NA, "BWCH",
         "16/10/2022",              2762L, "BWCH",
         "23/10/2022",              2839L, "BWCH",
         "30/10/2022",              2930L, "BWCH",
         "06/11/2022",              2985L, "BWCH",
         "13/11/2022",              3027L, "BWCH",
         "20/11/2022",              3015L, "BWCH",
         "27/11/2022",              2992L, "BWCH",
         "04/12/2022",              3020L, "BWCH",
         "11/12/2022",              3027L, "BWCH",
         "18/12/2022",              2988L, "BWCH",
         "25/12/2022",              3026L, "BWCH",
         "01/01/2023",              3064L, "BWCH",
         "08/01/2023",              3098L, "BWCH",
         "15/01/2023",              3178L, "BWCH",
         "22/01/2023",              2875L, "BWCH",
         "29/01/2023",                 NA, "BWCH",
         "05/02/2023",              3281L, "BWCH",
         "12/02/2023",              3282L, "BWCH",
         "19/02/2023",                 NA, "BWCH", # censored due to <10
         "26/02/2023",              1281L, "BWCH",
         "05/03/2023",              3250L, "BWCH",
         "12/03/2023",              3280L, "BWCH",
         "19/03/2023",              3181L, "BWCH",
         "26/03/2023",              3124L, "BWCH",
         "02/04/2023",              3155L, "BWCH",
         "09/04/2023",              3099L, "BWCH",
         "16/04/2023",              3100L, "BWCH",
         "23/04/2023",              3060L, "BWCH",
         "30/04/2023",              2904L, "BWCH",
         "07/05/2023",              2916L, "BWCH",
         "14/05/2023",              2895L, "BWCH",
         "21/05/2023",              2774L, "BWCH",
         "28/05/2023",              2693L, "BWCH",
         "04/06/2023",              2623L, "BWCH",
         "11/06/2023",              2506L, "BWCH",
         "18/06/2023",              2478L, "BWCH",
         "25/06/2023",              2440L, "BWCH",
         "02/07/2023",              2339L, "BWCH",
         "09/07/2023",              2323L, "BWCH",
         "16/07/2023",              2279L, "BWCH",
         "23/07/2023",              2258L, "BWCH",
         "30/07/2023",              2281L, "BWCH",
         "07/08/2023",              2214L, "BWCH",
         "13/08/2023",              2179L, "BWCH",
         "20/08/2023",              2106L, "BWCH",
         "28/08/2023",              2070L, "BWCH",
         "03/09/2023",              2058L, "BWCH",
         "10/09/2023",              2003L, "BWCH",
         "17/09/2023",              1872L, "BWCH",
         "24/09/2023",              1789L, "BWCH",
         "01/10/2023",              1744L, "BWCH",
         "08/10/2023",              1699L, "BWCH",
         "15/10/2023",              1642L, "BWCH",
         "22/10/2023",              1535L, "BWCH",
         "29/10/2023",              1479L, "BWCH",
         "05/11/2023",              1480L, "BWCH",
         "12/11/2023",              1407L, "BWCH",
         "19/11/2023",              1415L, "BWCH",
         "26/11/2023",              1339L, "BWCH",
         "03/12/2023",              1287L, "BWCH",
         "10/12/2023",              1282L, "BWCH",
         "17/12/2023",              1292L, "BWCH",
         "24/12/2023",              1241L, "BWCH",
         "31/12/2023",              1264L, "BWCH",
         "07/01/2024",              1271L, "BWCH",
         "14/01/2024",              1228L, "BWCH",
         "21/01/2024",              1206L, "BWCH",
         "28/01/2024",              1150L, "BWCH",
         "04/02/2024",                 NA, "BWCH",
         "11/02/2024",              1186L, "BWCH",
         "18/02/2024",              1171L, "BWCH",
         "25/02/2024",              1133L, "BWCH",
         "03/03/2024",              1131L, "BWCH",
         "10/03/2024",              1057L, "BWCH",
         "17/03/2024",              1029L, "BWCH",
         "24/03/2024",              1029L, "BWCH",
         "31/03/2024",               989L, "BWCH",
         "07/04/2024",               996L, "BWCH",
         "14/04/2024",               983L, "BWCH",
         "21/04/2024",               965L, "BWCH",
         "28/04/2024",               936L, "BWCH",
         "05/05/2024",               899L, "BWCH",
         "12/05/2024",               891L, "BWCH",
         "19/05/2024",               843L, "BWCH",
         "26/05/2024",               811L, "BWCH",
         "02/06/2024",               756L, "BWCH",
         "09/06/2024",               719L, "BWCH",
         "16/06/2024",               719L, "BWCH",
         "23/06/2024",               685L, "BWCH",
         "30/06/2024",               699L, "BWCH",
         "07/07/2024",               681L, "BWCH",
         "14/07/2024",               691L, "BWCH",
         "21/07/2024",               652L, "BWCH",
         "28/07/2024",               619L, "BWCH",
         "04/08/2024",               552L, "BWCH",
         "11/08/2024",               519L, "BWCH",
         "18/08/2024",               498L, "BWCH",
         "25/08/2024",               445L, "BWCH",
         "01/09/2024",               438L, "BWCH",
         "08/09/2024",               399L, "BWCH",
         "15/09/2024",                 NA, "BWCH",
         "22/09/2024",               442L, "BWCH",
         "29/09/2024",               424L, "BWCH"
    )






current_WL_gynae$Week_Ending_Date = as.Date(current_WL_gynae$Week_Ending_Date, "%d/%m/%Y")

current_WL_gynae %>% 
  #pivot_longer(cols = -Week_Ending_Date) %>% 
  ggplot(aes(x=Week_Ending_Date, y = Pathways_Quantity, col = Org, group = Org)) +
  geom_line()+
  geom_smooth()+
  scale_colour_viridis_d("Group")+
  scale_y_continuous("Open Pathways",labels = comma)+
  scale_x_date("Week Ending Date", date_labels = "%b-%y", date_breaks = "3 month")+
  labs(title = "Open Gynaegology pathways per week",
       subtitle = "Weekly reported data, and smoothed trend") +
  theme_minimal()+
  theme(plot.title = element_text(face="bold"))
